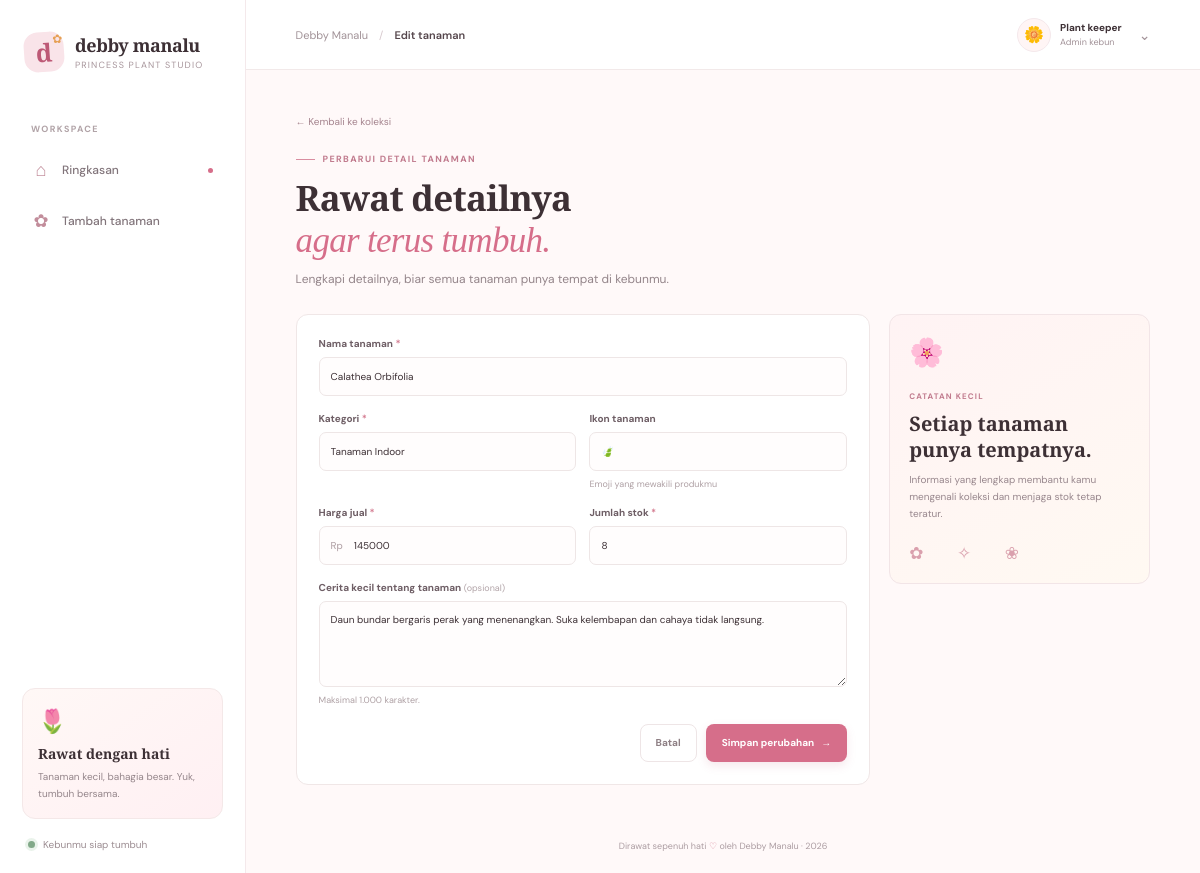
Screenshot of /index.php?action=edit&id=2 with the database file from the repository.
### tables this page shows
CREATE TABLE products (
            id INTEGER PRIMARY KEY AUTOINCREMENT,
            name TEXT NOT NULL,
            category TEXT NOT NULL,
            price INTEGER NOT NULL CHECK (price > 0),
            stock INTEGER NOT NULL DEFAULT 0 CHECK (stock >= 0),
            emoji TEXT NOT NULL DEFAULT "🪴",
            description TEXT NOT NULL DEFAULT "",
            created_at TEXT NOT NULL DEFAULT CURRENT_TIMESTAMP,
            updated_at TEXT NOT NULL DEFAULT CURRENT_TIMESTAMP
        );

### app/Controllers/ProductController.php (called while the page is built, shortened)
<?php
final class ProductController
{
    private Product $products;
    public function __construct()
    {
        $this->products = new Product(Database::connection());
    }
    public function edit(int $id): void
    {
        $product = $this->products->find($id);
        $this->form('edit', $product);
    }
    private function form(string $mode, ?array $product, array $errors = []): void
    {
        $this->render('products/form', [
            'title' => $mode === 'create' ? 'Tambah tanaman' : 'Edit tanaman',
            'mode' => $mode,
            'product' => $product ?? ['name' => '', 'category' => '', 'price' => '', 'stock' => '', 'emoji' => '🪴', 'description' => ''],
            'errors' => $errors,
        ]);
    }
    private function render(string $view, array $data): void
    {
        extract($data, EXTR_SKIP);
        require dirname(__DIR__) . '/Views/layout.php';
    }
}

### app/Models/Product.php (called while the page is built, shortened)
<?php
final class Product
{
    public function find(int $id): ?array
    {
        $statement = $this->db->prepare('SELECT * FROM products WHERE id = :id');
        $statement->execute(['id' => $id]);
        $product = $statement->fetch();
        return $product ?: null;
    }
}

### app/Core/Database.php (called while the page is built, shortened)
<?php
final class Database
{
    private static ?PDO $connection = null;
    public static function connection(): PDO
    {
        $databasePath = dirname(__DIR__, 2) . '/database/rona-rimbun.sqlite';
        $pdo = new PDO('sqlite:' . $databasePath, null, null, [
            PDO::ATTR_ERRMODE => PDO::ERRMODE_EXCEPTION,
            PDO::ATTR_DEFAULT_FETCH_MODE => PDO::FETCH_ASSOC,
        ]);
        $pdo->exec('PRAGMA foreign_keys = ON');
        $pdo->exec('PRAGMA journal_mode = WAL');
        $pdo->exec('CREATE TABLE IF NOT EXISTS products (
            id INTEGER PRIMARY KEY AUTOINCREMENT,
            name TEXT NOT NULL,
            category TEXT NOT NULL,
            price INTEGER NOT NULL CHECK (price > 0),
            stock INTEGER NOT NULL DEFAULT 0 CHECK (stock >= 0),
            emoji TEXT NOT NULL DEFAULT "🪴",
            description TEXT NOT NULL DEFAULT "",
            created_at TEXT NOT NULL DEFAULT CURRENT_TIMESTAMP,
            updated_at TEXT NOT NULL DEFAULT CURRENT_TIMESTAMP
        )');
        $count = (int) $pdo->query('SELECT COUNT(*) FROM products')->fetchColumn();
        self::$connection = $pdo;
        return self::$connection;
    }
}

### app/Views/products/form.php (the view, shortened to what this page needs)
<?php $isEdit = $mode === 'edit'; ?>
<section class="form-page">
    <div class="form-heading">
        <a href="index.php" class="back-link">← Kembali ke koleksi</a>
        <div class="eyebrow"><span class="eyebrow-line"></span> <?= $isEdit ? 'PERBARUI DETAIL TANAMAN' : 'TANAMAN BARU, CERITA BARU' ?></div>
        <h1><?= $isEdit ? 'Rawat detailnya<br><em>agar terus tumbuh.</em>' : 'Tambahkan teman<br><em>hijau yang baru.</em>' ?></h1>
        <p class="page-lead">Lengkapi detailnya, biar semua tanaman punya tempat di kebunmu.</p>
    </div>
    <div class="form-layout">
        <form class="product-form" method="post" action="index.php?action=<?= $isEdit ? 'update&id=' . e($product['id']) : 'store' ?>">
            <div class="form-field"><label for="name">Nama tanaman <span>*</span></label><input id="name" name="name" maxlength="100" required value="<?= e($product['name']) ?>" placeholder="Contoh: Monstera Deliciosa"></div>
            <div class="form-row">
                <div class="form-field"><label for="category">Kategori <span>*</span></label><input id="category" name="category" maxlength="60" required value="<?= e($product['category']) ?>" placeholder="Contoh: Tanaman Indoor"></div>
                <div class="form-field"><label for="emoji">Ikon tanaman</label><input id="emoji" name="emoji" maxlength="8" value="<?= e($product['emoji']) ?>" placeholder="🌿"><small>Emoji yang mewakili produkmu</small></div>
            </div>
            <div class="form-row">
                <div class="form-field"><label for="price">Harga jual <span>*</span></label><div class="input-prefix"><span>Rp</span><input id="price" type="number" name="price" min="1" step="1" required value="<?= e($product['price']) ?>" placeholder="85000"></div></div>
                <div class="form-field"><label for="stock">Jumlah stok <span>*</span></label><input id="stock" type="number" name="stock" min="0" step="1" required value="<?= e($product['stock']) ?>" placeholder="10"></div>
            </div>
            <div class="form-field"><label for="description">Cerita kecil tentang tanaman <span class="optional">(opsional)</span></label><textarea id="description" name="description" rows="4" maxlength="1000" placeholder="Ceritakan karakter dan cara merawatnya..."><?= e($product['description']) ?></textarea><small>Maksimal 1.000 karakter.</small></div>
            <div class="form-actions"><a href="index.php" class="button button-quiet">Batal</a><button type="submit" class="button button-primary"><?= $isEdit ? 'Simpan perubahan' : 'Simpan tanaman' ?> <span>→</span></button></div>
        </form>
        <aside class="form-aside"><div class="aside-flower">🌸</div><span class="aside-kicker">CATATAN KECIL</span><h3>Setiap tanaman<br>punya tempatnya.</h3><p>Informasi yang lengkap membantu kamu mengenali koleksi dan menjaga stok tetap teratur.</p><div class="aside-doodle">✿ &nbsp; ✧ &nbsp; ❀</div></aside>
    </div>
</section>

### public/assets/css/style.css (style rules this page uses)
:root { --ink: #3d3035; --muted: #9c8b91; --rose: #d66e8a; --rose-dark: #bd5976; --rose-soft: #f9e4e9; --paper: #fffaf9; --line: #f0e7e6; --green: #6c9075; --serif: "Playfair Display", Georgia, serif; --sans: "DM Sans", "Segoe UI", sans-serif; }
* { box-sizing: border-box; }
body { margin: 0; background: #fff9f9; color: var(--ink); font-family: var(--sans); font-size: 14px; -webkit-font-smoothing: antialiased; }
a { color: inherit; text-decoration: none; }
button, input, select, textarea { font: inherit; }
.eyebrow { display: flex; align-items: center; gap: 8px; color: #c17b8e; font-size: 9px; font-weight: 700; letter-spacing: 1.35px; }
.eyebrow-line { display: inline-block; width: 19px; height: 1px; background: #d98da0; }
h1, h2, h3, p { margin-top: 0; }
h1 { margin: 13px 0 9px; font: 600 38px/1.17 var(--serif); letter-spacing: -.7px; }
h1 em { color: var(--rose); font-weight: 500; }
.page-lead { margin: 0; color: #94858a; font-size: 12px; }
.button { display: inline-flex; min-height: 38px; align-items: center; justify-content: center; gap: 7px; padding: 0 15px; border: 1px solid transparent; border-radius: 8px; cursor: pointer; font-size: 10px; font-weight: 700; transition: .18s ease; }
.button-primary { background: var(--rose); color: #fff; box-shadow: 0 4px 10px rgba(197,103,129,.15); }
.form-page { padding-top: 2px; }
.back-link { display: inline-block; margin-bottom: 25px; color: #a5848e; font-size: 10px; }
.form-heading h1 { font-size: 35px; }
.form-layout { display: grid; grid-template-columns: minmax(0, 1.65fr) minmax(185px, .75fr); gap: 19px; margin-top: 27px; }
.product-form { padding: 22px; border: 1px solid #f0e7e7; border-radius: 12px; background: #fff; }
.form-field { display: flex; flex-direction: column; gap: 7px; margin-bottom: 16px; }
.form-field label { color: #6e5e65; font-size: 10px; font-weight: 700; }
.form-field label > span:not(.optional) { color: #d47c91; }
.form-field .optional { color: #b2a4a8; font-size: 9px; font-weight: 400; }
.form-field input, .form-field textarea { width: 100%; min-height: 39px; padding: 10px 11px; border: 1px solid #eee6e6; border-radius: 7px; outline: 0; background: #fffdfd; color: var(--ink); font-size: 10px; transition: border-color .2s, box-shadow .2s; }
.form-field input::placeholder, .form-field textarea::placeholder { color: #bbaeb2; }
.form-field textarea { resize: vertical; line-height: 1.6; }
.form-field small { color: #afa1a5; font-size: 9px; }
.form-row { display: grid; grid-template-columns: 1fr 1fr; gap: 13px; }
.input-prefix { display: flex; align-items: center; height: 39px; border: 1px solid #eee6e6; border-radius: 7px; background: #fffdfd; }
.input-prefix > span { padding-left: 11px; color: #ad9ca1; font-size: 10px; }
.input-prefix input { min-height: 36px; border: 0; box-shadow: none !important; background: transparent; }
.form-actions { display: flex; justify-content: flex-end; gap: 9px; padding-top: 2px; }
.button-quiet { border-color: #eee5e6; background: #fff; color: #8e7f84; }
.form-aside { position: relative; overflow: hidden; align-self: start; min-height: 243px; padding: 19px; border: 1px solid #f2e5e7; border-radius: 12px; background: linear-gradient(150deg, #fff3f4, #fff9f2); }
.aside-flower { margin-bottom: 14px; font-size: 28px; }
.aside-kicker { color: #c17b8e; font-size: 8px; font-weight: 700; letter-spacing: 1.1px; }
.form-aside h3 { margin: 8px 0; font: 600 20px/1.3 var(--serif); }
.form-aside p { margin: 0; color: #98878d; font-size: 10px; line-height: 1.7; }
.aside-doodle { margin-top: 20px; color: #daa0ad; font-size: 17px; letter-spacing: 5px; }

### rows the page displays
products: name "Calathea Orbifolia", category "Tanaman Indoor", emoji "🍃", price "145000", stock "8", description "Daun bundar bergaris perak yang menenangkan. Suka kelembapan dan cahaya tidak langsung."

### other values shown
$title "Edit tanaman"
